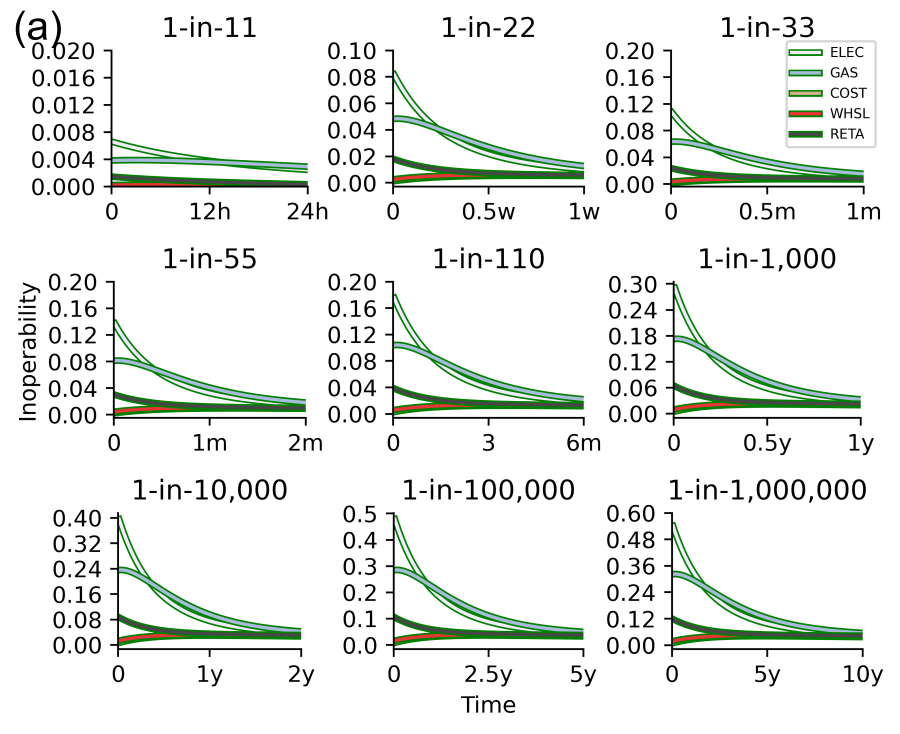
#> input picture figure/Time series of 5 Industries with the Largest Loss.png, 2700 x 2200 px (shown at 1/3 size)
$ python -i Economic_Loss_Mapping.py   (imports and definitions only)   (older library calls are emulated)
#> lines starting #> are read from the running program, lines starting #| are printed output that depends on the picture


#-*- coding:utf-8 -*-
import numpy as np
import pandas as pd
import matplotlib.pyplot as plt
import math
from DIIM_model import diim
from Extract_data import extract_Z,select_loss_top5


# [776 lines left out: functions dynamic_graph, Histogram_Loss_graph, Histogram_Inop_graph, three_in_one_graph, not called in this run]

def picture_integration():
    path_list = ['figure/Time series of 5 Industries with the Largest Loss.png',
                 "figure/Comparison Chart of 5 Industries with the Largest Loss.png",
                 "figure/Comparison Chart of 5 Industries with Inoperability_Mean.png",
                 "figure/Histogram Chart of 5 Industries with the Largest Loss.png",
                 "figure/Histogram Chart of 5 Industries with the Inoperability_Mean.png",
                 "6-temporary_picture/name3.png"]
    # 图片修型

    from PIL import Image, ImageDraw, ImageFont

    image = Image.open(path_list[0])
#> image is the input picture: PIL image 2700x2200 RGBA; mean R, G, B, A 232.7, 236.2, 232.8, 255
    resized_image = image.resize((2700, 2200), Image.ANTIALIAS)
    resized_image.save(path_list[0])

    image = Image.open(path_list[1])
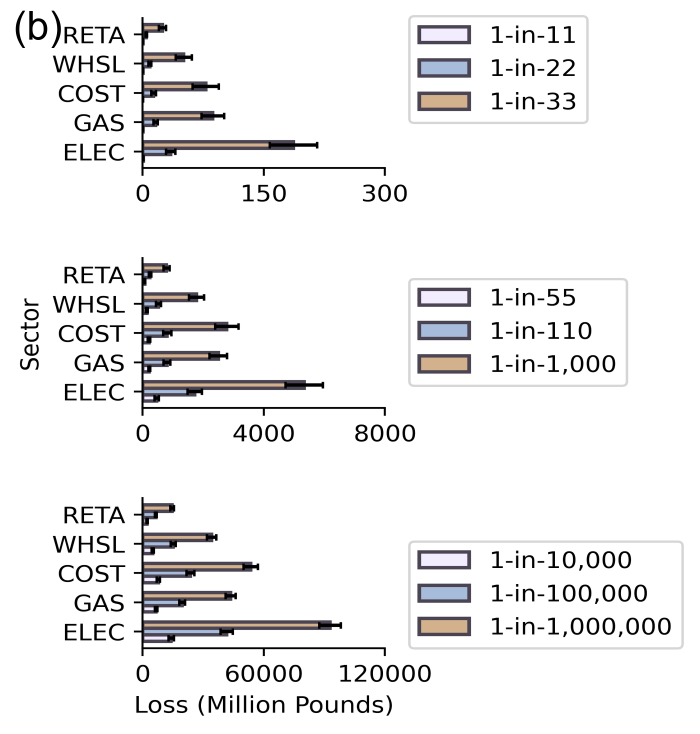
#> input picture figure/Comparison Chart of 5 Industries with the Largest Loss.png, 2100 x 2200 px (shown at 1/3 size)
#> image is the input picture: PIL image 2100x2200 RGBA; mean R, G, B, A 239.5, 239, 239.3, 255
    resized_image = image.resize((2100, 2200), Image.ANTIALIAS)
    resized_image.save(path_list[1])

    image = Image.open(path_list[2])
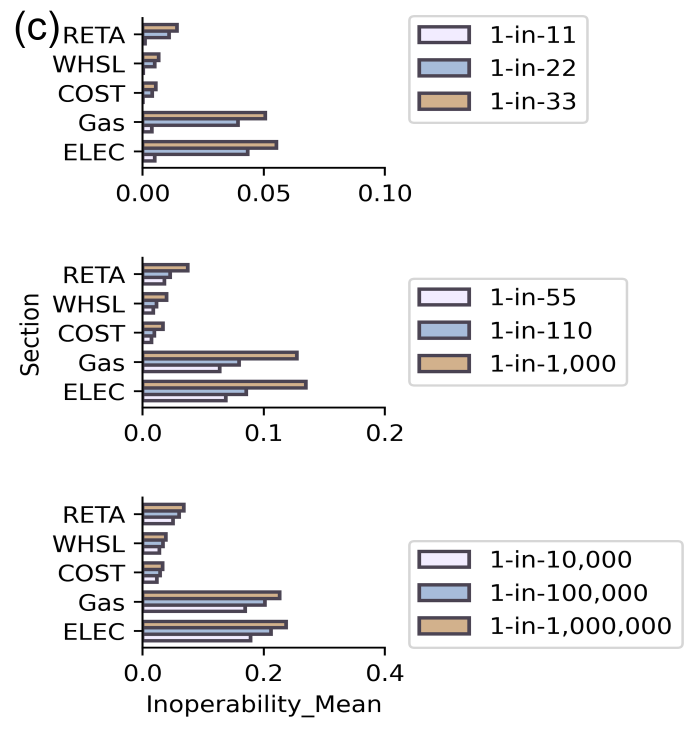
#> input picture figure/Comparison Chart of 5 Industries with Inoperability_Mean.png, 2100 x 2200 px (shown at 1/3 size)
#> image is the input picture: PIL image 2100x2200 RGBA; mean R, G, B, A 239.7, 239.3, 239.7, 255
    resized_image = image.resize((2100, 2200), Image.ANTIALIAS)
    resized_image.save(path_list[2])

    image = Image.open(path_list[3])
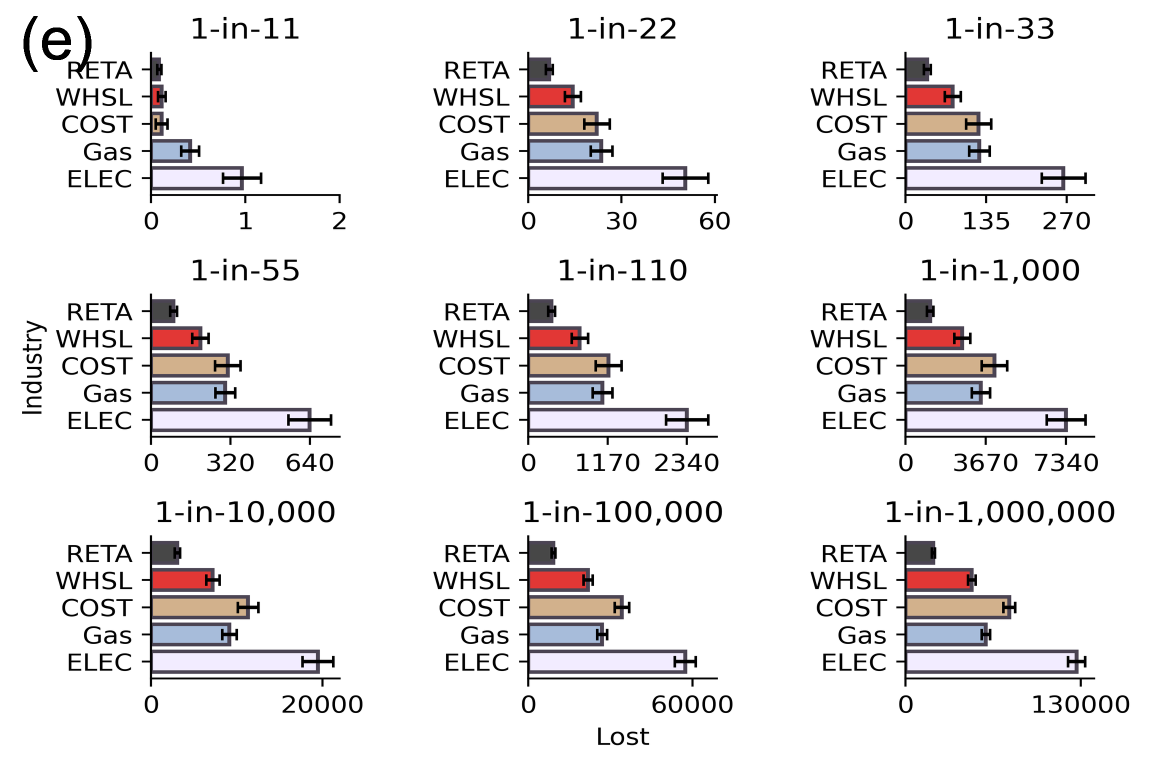
#> input picture figure/Histogram Chart of 5 Industries with the Largest Loss.png, 2300 x 1533 px (shown at 1/2 size)
#> image is the input picture: PIL image 2300x1533 RGBA; mean R, G, B, A 234.6, 232.8, 233.6, 255
    resized_image = image.resize((2300, 1533), Image.ANTIALIAS)
    resized_image.save(path_list[3])

    image = Image.open(path_list[4])
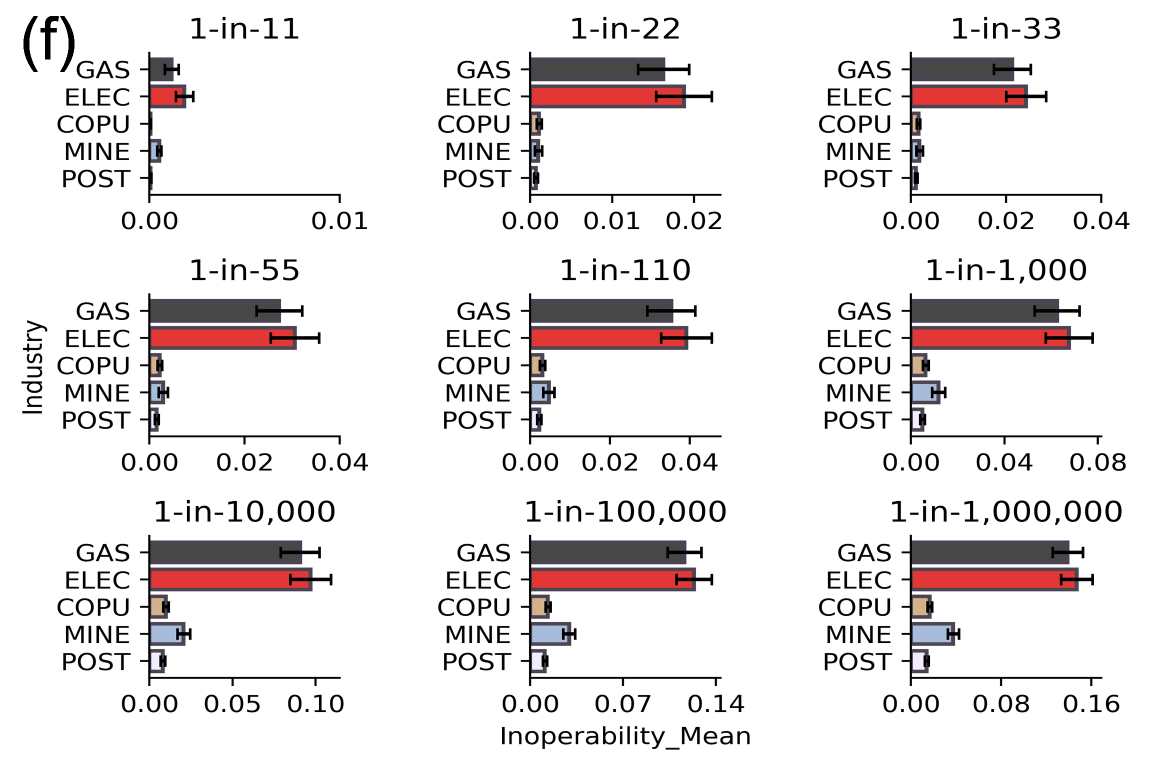
#> input picture figure/Histogram Chart of 5 Industries with the Inoperability_Mean.png, 2300 x 1533 px (shown at 1/2 size)
#> image is the input picture: PIL image 2300x1533 RGBA; mean R, G, B, A 232.2, 228.3, 228.7, 255
    resized_image = image.resize((2300, 1533), Image.ANTIALIAS)
    resized_image.save(path_list[4])

#> (the run stopped early here; a loop or call above may not have finished)
